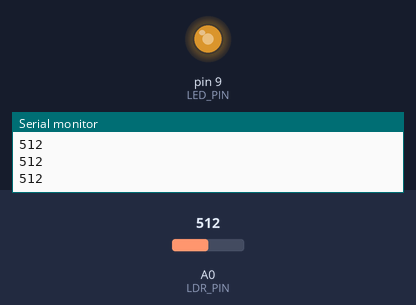
A program run on a simulated Arduino Uno, built with avr-gcc and run on an emulated ATmega328P. Parts: output pins drawn as LEDs (lit = HIGH), the last lines printed to the serial monitor. The test bench sets the inputs (shaded band); at power-on: A0 (LDR_PIN) = 512.

Above: at 1.2 s.
1.3 s: A0 (LDR_PIN) set to 716
At 2.6 s:
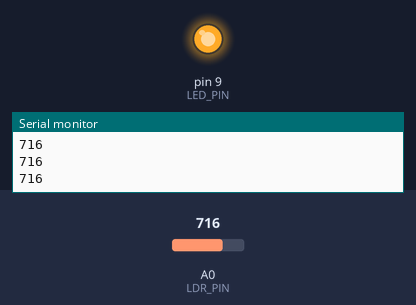
2.9 s: A0 (LDR_PIN) set to 306
At 3.8 s:
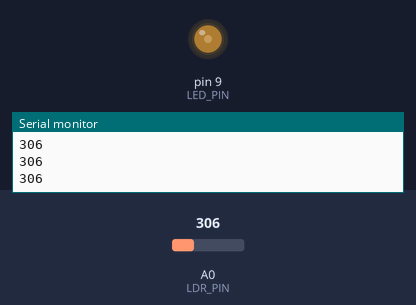
4.5 s: A0 (LDR_PIN) set to 122
At 5.2 s:
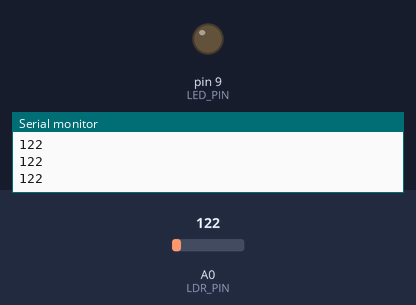
6.1 s: A0 (LDR_PIN) set to 136
At 6.5 s:
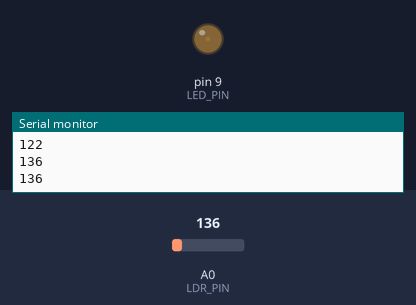
7.7 s: A0 (LDR_PIN) set to 0
At 9.0 s:
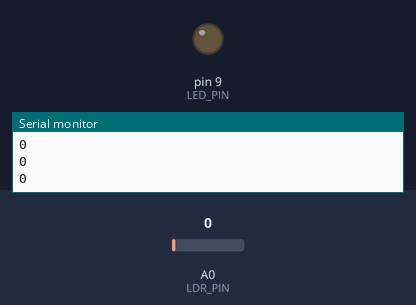
Timing chart, 0 to 10.3 s (numbered marks = the images above; inputs shaded):
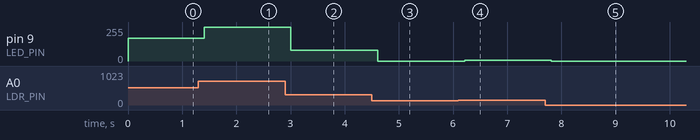

Measured:
- after the input at 1.3 s, pin 9 (LED_PIN): 172/255 → 255/255 after 0.10 s
- after the input at 2.9 s, pin 9 (LED_PIN): 255/255 → 81/255 after 0.11 s
- after the input at 4.5 s, pin 9 (LED_PIN): 81/255 → 0/255 after 0.11 s
- after the input at 6.1 s, pin 9 (LED_PIN): 0/255 → 7/255 after 0.11 s
- after the input at 7.7 s, pin 9 (LED_PIN): 7/255 → 0/255 after 0.11 s

The program:

main.cpp
```cpp
/**
 * @author José Dihego da Silva Oliveira - josedihego.net
 * @brief Light-dependent resistor sketch with smooth LED dimming.
 * Reads the LDR value from analog pin A0 and adjusts the LED brightness
 * on pin 9 using PWM.
 */
#include <Arduino.h>

const int LDR_PIN = A0;  // Analog pin connected to the photoresistor divider.
                            // analogRead reads a voltage level from analog-capable pins.
const int LED_PIN = 9;   // PWM-capable digital pin used to vary the LED brightness.
                            // PWM stands for pulse-width modulation: the pin switches quickly
                            // between HIGH and LOW, and the proportion of ON time controls the
                            // perceived brightness of the LED.

void setup()
{
  // Initialise serial output for diagnostics.
  Serial.begin(9600);

  // Set the LED pin as an output.
  pinMode(LED_PIN, OUTPUT);
}

void loop()
{
  int sensorValue = analogRead(LDR_PIN);
  Serial.println(sensorValue);

  // Map the sensor reading into a PWM brightness range.
  int brightness = map(sensorValue, 120, 700, 0, 255);

  // Ensure the brightness stays within the valid PWM bounds.
  brightness = constrain(brightness, 0, 255);

  // Apply the computed brightness to the LED.
  // analogWrite uses PWM (pulse-width modulation) on the digital pin to produce an
  // average voltage that the LED perceives as an analogue brightness level.
  analogWrite(LED_PIN, brightness);

  delay(200);
}
```
